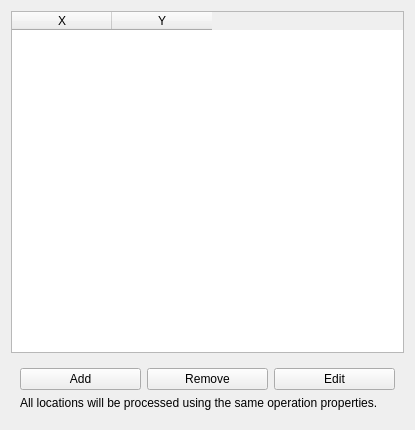
<?xml version="1.0" encoding="UTF-8"?>
<ui version="4.0">
 <class>Form</class>
 <widget class="QWidget" name="Form">
  <property name="geometry">
   <rect>
    <x>0</x>
    <y>0</y>
    <width>415</width>
    <height>430</height>
   </rect>
  </property>
  <property name="windowTitle">
   <string>Form</string>
  </property>
  <layout class="QVBoxLayout" name="verticalLayout_2">
   <item>
    <widget class="QTableWidget" name="baseList">
     <property name="toolTip">
      <string>&lt;html&gt;&lt;head/&gt;&lt;body&gt;&lt;p&gt;List of locations to be processed.&lt;/p&gt;&lt;/body&gt;&lt;/html&gt;</string>
     </property>
     <column>
      <property name="text">
       <string>X</string>
      </property>
     </column>
     <column>
      <property name="text">
       <string>Y</string>
      </property>
     </column>
    </widget>
   </item>
   <item>
    <widget class="QWidget" name="addRemoveEdit" native="true">
     <layout class="QGridLayout" name="gridLayout">
      <item row="0" column="2">
       <widget class="QPushButton" name="removeLocation">
        <property name="toolTip">
         <string>&lt;html&gt;&lt;head/&gt;&lt;body&gt;&lt;p&gt;Remove selected location from the list. The operation is no longer applied to them.&lt;/p&gt;&lt;/body&gt;&lt;/html&gt;</string>
        </property>
        <property name="text">
         <string>Remove</string>
        </property>
       </widget>
      </item>
      <item row="0" column="3">
       <widget class="QPushButton" name="editLocation">
        <property name="toolTip">
         <string>&lt;html&gt;&lt;head/&gt;&lt;body&gt;&lt;p&gt;Edit selected location.&lt;/p&gt;&lt;/body&gt;&lt;/html&gt;</string>
        </property>
        <property name="text">
         <string>Edit</string>
        </property>
       </widget>
      </item>
      <item row="0" column="1">
       <widget class="QPushButton" name="addLocation">
        <property name="toolTip">
         <string>&lt;html&gt;&lt;head/&gt;&lt;body&gt;&lt;p&gt;Opens a dialog to add arbitrary locations.&lt;/p&gt;&lt;/body&gt;&lt;/html&gt;</string>
        </property>
        <property name="text">
         <string>Add</string>
        </property>
       </widget>
      </item>
      <item row="1" column="1" colspan="3">
       <widget class="QLabel" name="label">
        <property name="text">
         <string>All locations will be processed using the same operation properties.</string>
        </property>
        <property name="textFormat">
         <enum>Qt::AutoText</enum>
        </property>
        <property name="wordWrap">
         <bool>true</bool>
        </property>
       </widget>
      </item>
     </layout>
    </widget>
   </item>
  </layout>
 </widget>
 <tabstops>
  <tabstop>baseList</tabstop>
 </tabstops>
 <resources/>
 <connections/>
</ui>
